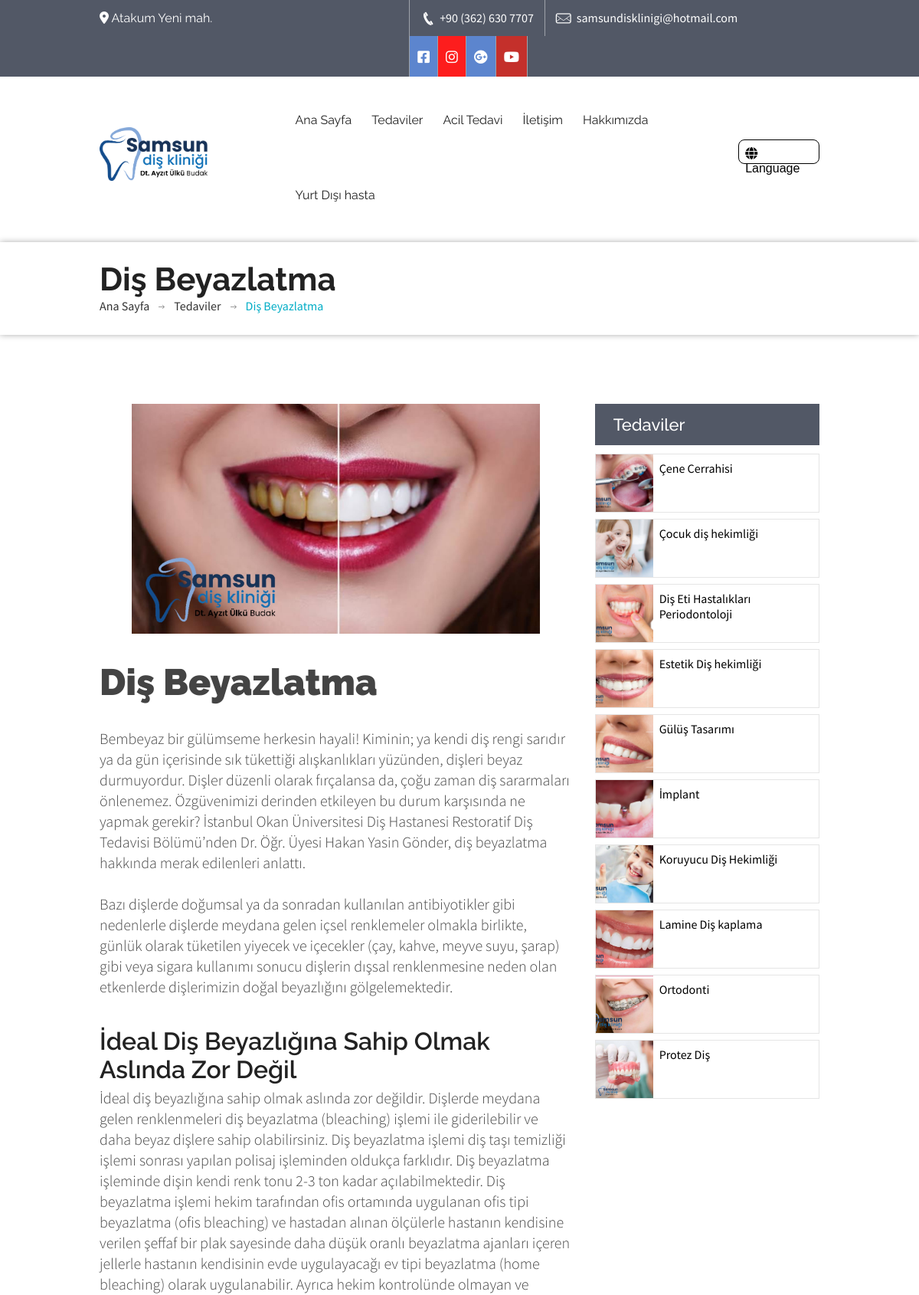
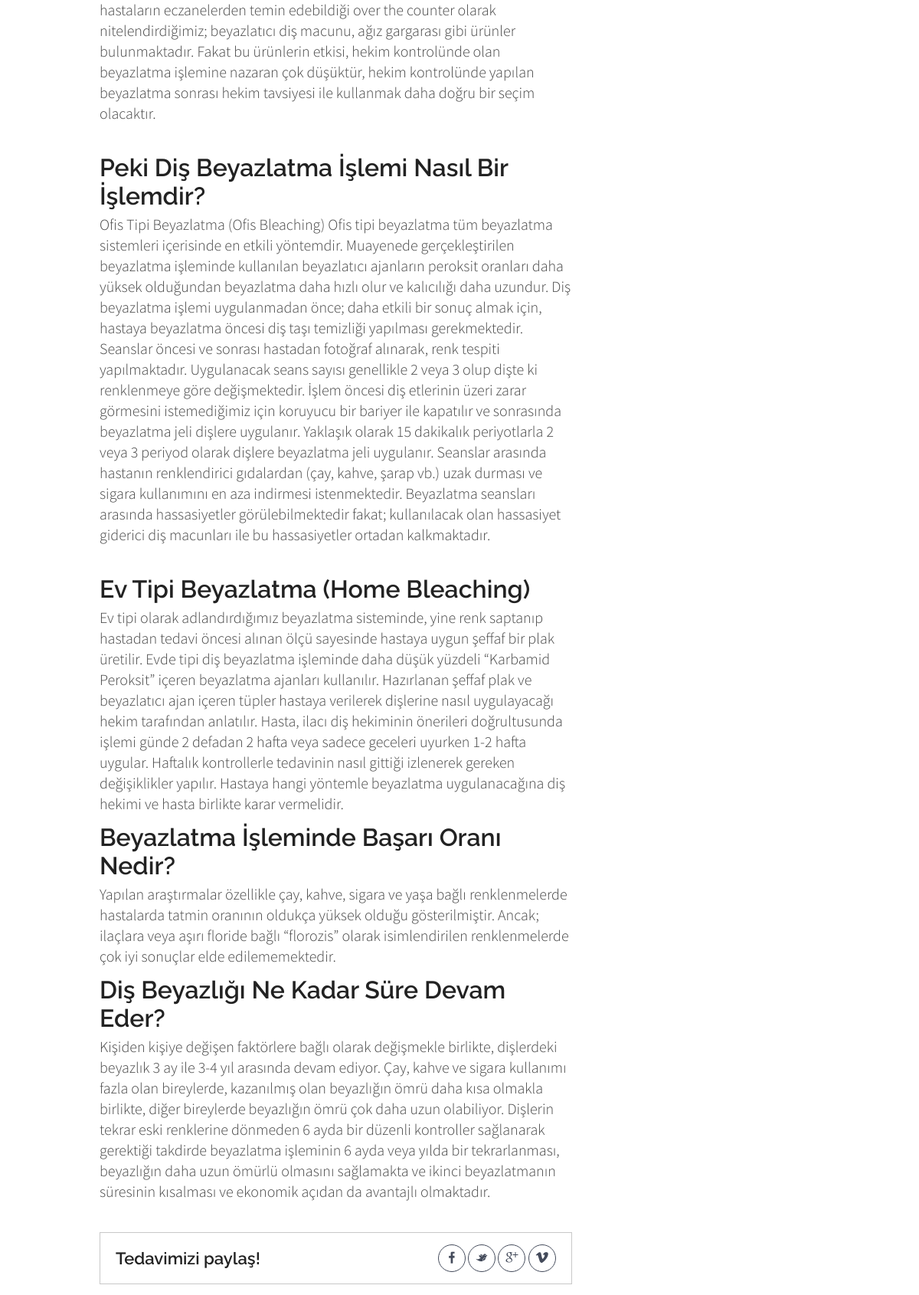
/service/dis-beyazlatma/ (upper part), run on the app's committed database (2 pictures, top to bottom).
### clinic/models.py (models this page shows, shortened)
class Media(models.Model):
    name = models.CharField(max_length=25)
    icon_markdown = models.CharField(max_length=250)
    hex_icon_color = models.CharField(max_length=10,default="#5c85ce")
    link = models.TextField()

class CustomPage(models.Model):
    menu_name = models.CharField(max_length=50)
    title = models.CharField(max_length=50)
    slug = models.SlugField(max_length=250,unique=True)
    content = models.TextField()
    image = models.ImageField(upload_to='custom_pages/images')
    show_image = models.BooleanField(default=True)
    banner = models.ImageField(upload_to='custom_pages/banners',null=True,blank=True)
    show_banner = models.BooleanField(default=False)
    show_services_sidebar = models.BooleanField(default=True)
    show_in_header = models.BooleanField()
    show_in_footer = models.BooleanField()
    def get_absolute_url(self):
        return reverse('clinic:custom_page',args=[
            self.slug
        ])

class Service(models.Model):
    title = models.CharField(max_length=50)
    slug = models.SlugField(max_length=250,unique=True,null=True,blank=True)
    content = models.TextField()
    image = models.ImageField(upload_to='service')
    icon = models.ImageField(upload_to='service_icons',blank=True,null=True)
    def get_absolute_url(self):
        return reverse('clinic:service_detail',args=[
            self.slug
        ])

### clinic/views.py (the view)
# urls.py: path('service/<str:slug>/',views.service_detail,name='service_detail'),
def service_detail(request,slug):
	service = Service.objects.get(slug=slug)
	other_services = Service.objects.all().exclude(slug=slug)
	return render(request,'clinic/service_details.html',{
		'service':service,
		'other_services':other_services
	})

### clinic/templatetags/clinic_tags.py (called while the page is built)
@register.filter(name='markdown')
def markdown_format(text):
	return mark_safe(markdown.markdown(text))

@register.filter(name='get_const')
def get_const(const_name):
	return consts.__dict__.get(const_name,None)

@register.inclusion_tag('clinic/component/header_pages.html')
def show_header_pages(page):
	pages = CustomPage.objects.all().filter(show_in_header=True)
	return {
		'header_pages':pages,
		'current_page':page
	}

@register.inclusion_tag('clinic/component/header_services.html')
def show_header_services():
	services = Service.objects.all()
	return {
		'services':services
	}

@register.inclusion_tag('clinic/component/footer_pages.html')
def show_footer_pages():
	pages = CustomPage.objects.all().filter(show_in_footer=True)
	return {
		'footer_pages': pages,
	}

@register.inclusion_tag('clinic/component/services_sidebar.html')
def show_services_sidebar(services=None):
	if not services:
		services = Service.objects.all()
	return {
		'services':services,
	}

@register.inclusion_tag('clinic/component/media.html')
def show_media():
	media = Media.objects.all()
	return {
		'media':media
	}

### templates/clinic/service_details.html (shortened to what this page needs)
{% extends '../origin/base.html' %}
{% load static %}
{% load clinic_tags %}
{% block content %}
<div class="sub-banner">
   <div class="detail">
      <div class="container">
         <div class="row">
            <div class="col-md-12">
               <div class="paging">
                  <h2>{{ service.title }}</h2>
                  <ul>
                     <li><a href="index-2.html">Ana Sayfa</a></li>
                     <li><a href="#.">Tedaviler</a></li>
                     <li><a>{{ service.title }}</a></li>
                  </ul>
               </div>
            </div>
         </div>
      </div>
   </div>
</div>
<div class="content">
   <div class="news-posts">
      <div class="container" style="margin-bottom: 1em;">
         <div class="row">
            <div class="col-md-8">
               <div class="news-detail">
                  <img style="height: 300px; object-fit: contain;" src="{{ service.image.url }}" alt="">
                  <div class="detail">
                     <h1 style="font-size: 3em !important">{{ service.title }}</h1>
                     <p>
                        {{ service.content|markdown }}
                     </p>
                  </div>
               </div>
               <div class="share-post">
                  <span>Tedavimizi paylaş!</span>
                  <div class="social-icons">
                     <a href="#." class="fb"><i class="icon-euro"></i></a>
                     <a href="#." class="tw"><i class="icon-yen"></i></a>
                     <a href="#." class="gp"><i class="icon-google-plus"></i></a>
                     <a href="#." class="vimeo"><i class="icon-vimeo4"></i></a>
                  </div>
               </div>
            </div>
            {% show_services_sidebar other_services %}
         </div>
      </div>
   </div>
</div>
{% endblock %}

### templates/clinic/component/media.html
{% load clinic_tags %}
<ul  class="social-icons">
	{% for media in media %}
		<li><a style="background: {{media.hex_icon_color}}" href="{{media.link}}" class="fb">{{media.icon_markdown|markdown}}</a></li>
	{% endfor %}
</ul>

### templates/clinic/component/header_pages.html
{% for page in header_pages %}
   <li class="{% if current_page.id == page.id and page %}item-select{% endif %}">
      <a href="{{ page.get_absolute_url }}">{{ page.menu_name }}</a>
   </li>
{% endfor %}

### templates/clinic/component/services_sidebar.html (shortened to what this page needs)
<div class="col-md-4">
   <div class="recent-posts">
      <h6 class="bar-title" style="margin-bottom: 0.5em">Tedaviler</h6>
      {% if services %}
         {% for service in services %}
            <div style="display: flex;margin-bottom: 0.5em; border: 1px solid rgba(0,0,0,0.1)">
               <a style="display: block;" href="{{ service.get_absolute_url }}"><img style="height: 75px; max-width: 75px; object-fit: cover;" src="{{ service.image.url }}" alt="service image"></a>
               <a style="padding: 0.5em;display: block; color: black !important; width: calc(100% - 75px)" href="{{ service.get_absolute_url }}" class="title">{{ service.title }}</a>
            </div>
         {% endfor %}
      {% else %}
         <p style="margin-top:1em">Şuanda mevcut tedavi yok :(</p>
      {% endif %}
   </div>
</div>

### static/css/medical-guide.css (style rules this page uses)
body { background:#fff; font-family: 'Source Sans Pro', sans-serif; color:#444444; }
* { margin:0px; padding:0px; }
h1 { font-weight: 900; font-family: 'Raleway', sans-serif; font-size:54px; }
h2 { font-weight: 700; font-size:42px; font-family: 'Raleway', sans-serif; color:#222222; }
h3 { text-transform:uppercase; font-weight: 300; font-size:32px; font-family: 'Raleway', sans-serif; }
h6 { font-weight: 600; font-size:22px; font-family: 'Raleway', sans-serif; }
p { font-family: 'Source Sans Pro', sans-serif; font-weight:300; font-size:20px; line-height: 27px; }
a { text-decoration:none; }
li { list-style:none; }
a { transition: background-color 0.5s ease; }
img { width:100%; }
.top-bar .get-touch ul { float:left; }
.top-bar .get-touch li { float:left; border-left: solid 1px #9fa3aa; }
.top-bar .get-touch li:last-child { border-right: none; }
.top-bar .social-icons li:last-child { border-right: solid 1px #9fa3aa; }
.top-bar .get-touch li a { color: #fff; padding: 13px 14px; float: left; }
.top-bar .get-touch li i { font-size:18px; }
.top-bar .get-touch .social-icons { float:left; }
.top-bar .get-touch .social-icons li a { padding:13px 10px; }
.header .nav li { float:left; padding: 11px 0; }
.header .nav li a { color:#333; font-family: 'Raleway', sans-serif; font-size: 16px; padding:12px 24px !important; }
.header2 .nav li a { padding: 42px 20px 28px 20px; }
.header2 .nav li { background: none; border-radius: 0; padding:46px 0 32px 0; }
.header2 .nav li a { color: #222; padding: 46px 20px 32px 20px; }
.content { margin:0 0 0 0; }
.sub-banner .detail { box-shadow: 0 0 8px 0 rgba(0, 0, 0, 0.32); padding:24px 0 28px 0; }
.sub-banner .detail ul li { float: left; background: url(../images/paging-arrow.png) no-repeat right 9px; padding: 0 20px 0 0; margin: 0 12px 0 0; }
.sub-banner .detail ul li:last-child { background:none; }
.sub-banner .detail ul li a { color:#333333; }
.news-posts { padding:90px 0 0 0; }
.news-posts h6.bar-title { background: #525866; font-weight: 500; color: #fff; padding: 14px 24px; display: block; }
.news-posts .news-detail { margin: 0 0 0 0; }
.news-posts .news-detail .detail { margin:35px 0 0 0; }
.news-posts .news-detail .detail h3 { color: #222222; font-weight: 600; text-transform: none; margin: 12px 0 0 0; }
.news-posts .news-detail .detail p { margin:5px 0 0 0; }
.news-posts .share-post { border:solid 1px #c8c8c8; padding: 20px; margin:40px 0 0 0; }
.news-posts .share-post span { font-size:22px; color:#222; font-family: 'Raleway', sans-serif; font-weight:600; }
.news-posts .share-post .social-icons { float:right; margin:3px 0 0 0; }
.news-posts .share-post .social-icons a { color: #434a5a; border: solid 1px #434a5a; padding: 7px 9px; border-radius: 100%; font-size: 16px; }
ul.resp-tabs-list, p { margin: 0px;padding: 0px; }

### static/css/default-color.css (style rules this page uses)
.sub-banner .detail ul li:last-child a { color:#02adc6; }

### static/css/dropmenu.css (style rules this page uses)
ul.wtf-menu li { display: block; position: relative; }

### static/css/custom.css (style rules this page uses)
body { top: 0px !important; }

### data on the page
CustomPage: menu_name "Acil Tedavi"
CustomPage: menu_name "İletişim"
CustomPage: menu_name "Hakkımızda"
CustomPage: menu_name "Yurt Dışı hasta"
Service: title "Diş Beyazlatma", image (picture), content "Bembeyaz bir gülümseme herkesin hayali! Kiminin; ya kendi diş rengi sarıdır ya da gün içerisinde sık tükettiği alışkanlıkları yüzünden, dişleri beyaz durmuyordur. Dişler düzenli olarak fırçalansa da, çoğu zaman diş sararmaları önlenemez. Özgüvenimizi derinden etkileyen bu durum karşısında ne yapmak gerekir? İstanbul Okan Üniversitesi Diş Hastanesi Restoratif Diş Tedavisi Bölümü’nden Dr. Öğr. Üyesi Hakan Yasin Gönder, diş beyazlatma hakkında merak edilenleri anlattı. Bazı dişlerde doğumsal ya da sonradan kullanılan antibiyotikler gibi nedenlerle dişlerde meydana gelen içsel renklemeler olmakla birlikte, günlük olarak tüketilen yiyecek ve içecekler (çay, kahve, meyve suyu, şarap) gibi veya…"
Service: image (picture), title "Çene Cerrahisi"
Service: image (picture), title "Çocuk diş hekimliği"
Service: image (picture), title "Diş Eti Hastalıkları Periodontoloji"
Service: image (picture), title "Estetik Diş hekimliği"
Service: image (picture), title "Gülüş Tasarımı"
Service: image (picture), title "İmplant"
Service: image (picture), title "Koruyucu Diş Hekimliği"
Service: image (picture), title "Lamine Diş kaplama"
Service: image (picture), title "Ortodonti"
Service: image (picture), title "Protez Diş"

### other printed values
{{ 'PHONE_REPR'|get_const }} "+90 (362) 630 7707"
{{ 'MAIL'|get_const }} "samsundisklinigi@hotmail.com"
